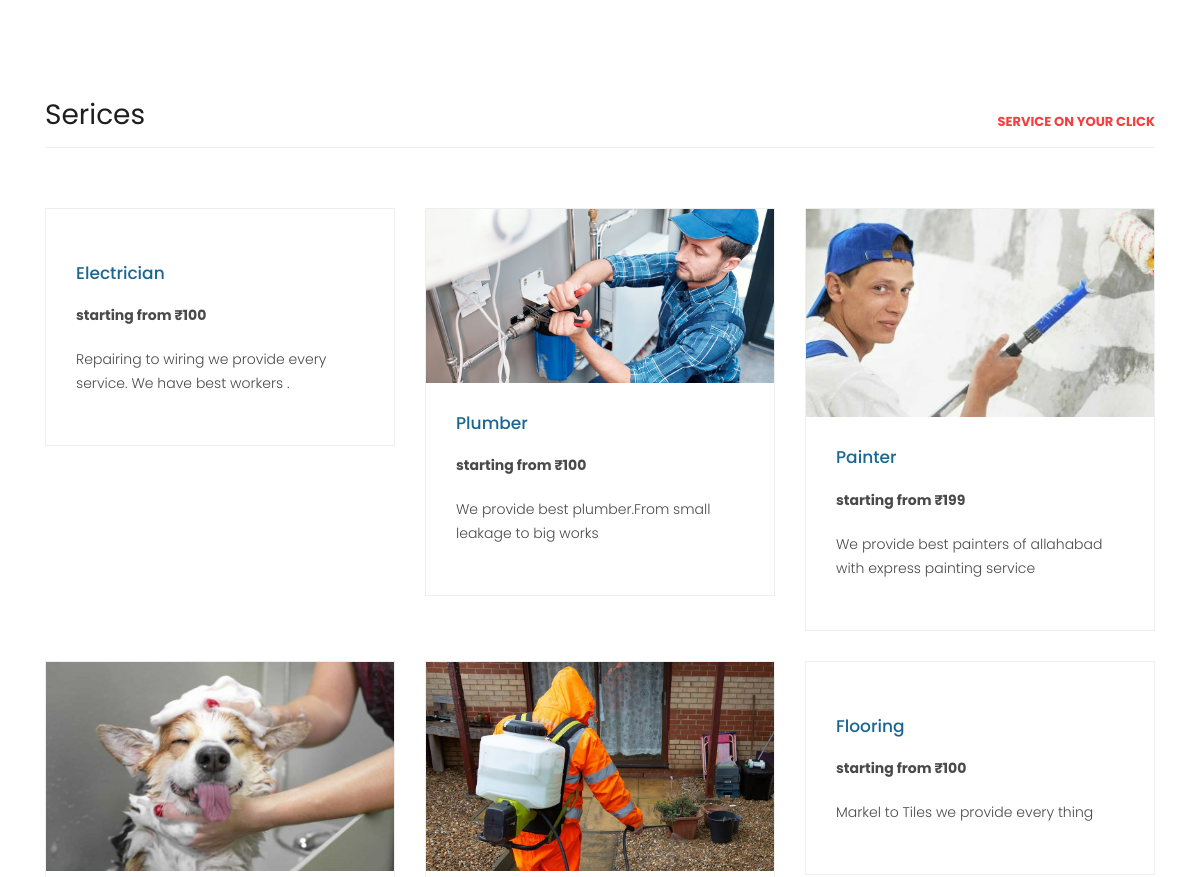
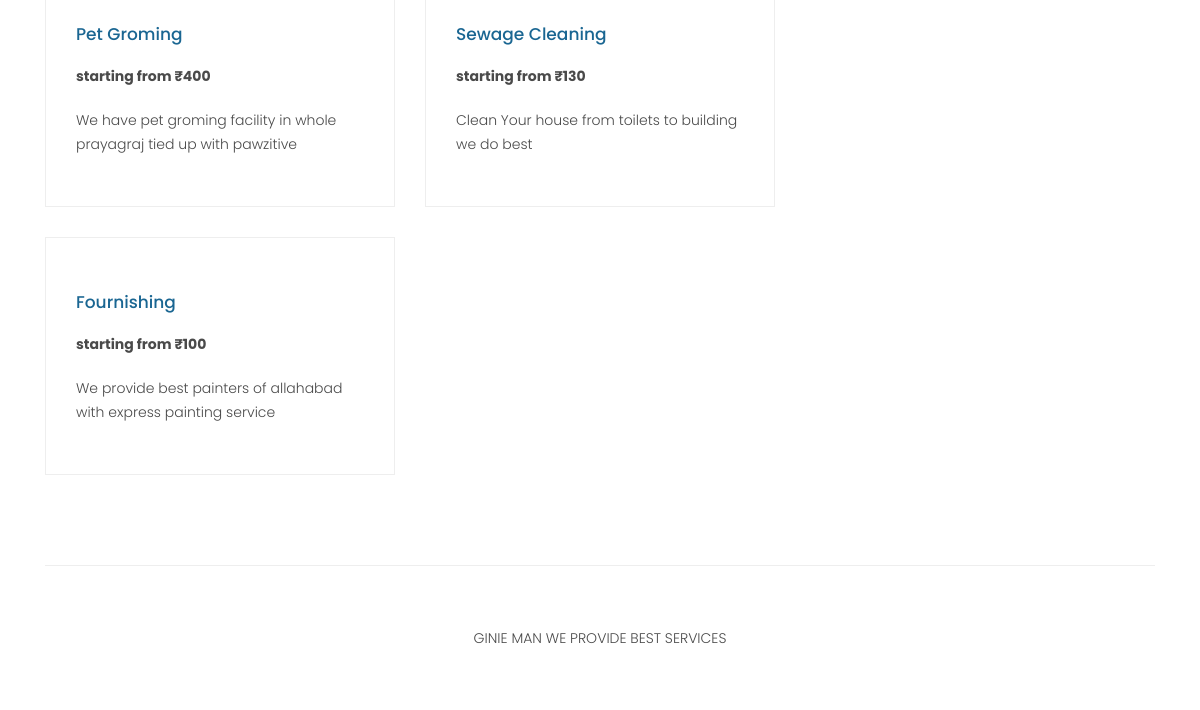
The app's page / (lower part), older data (2 pictures, top to bottom).
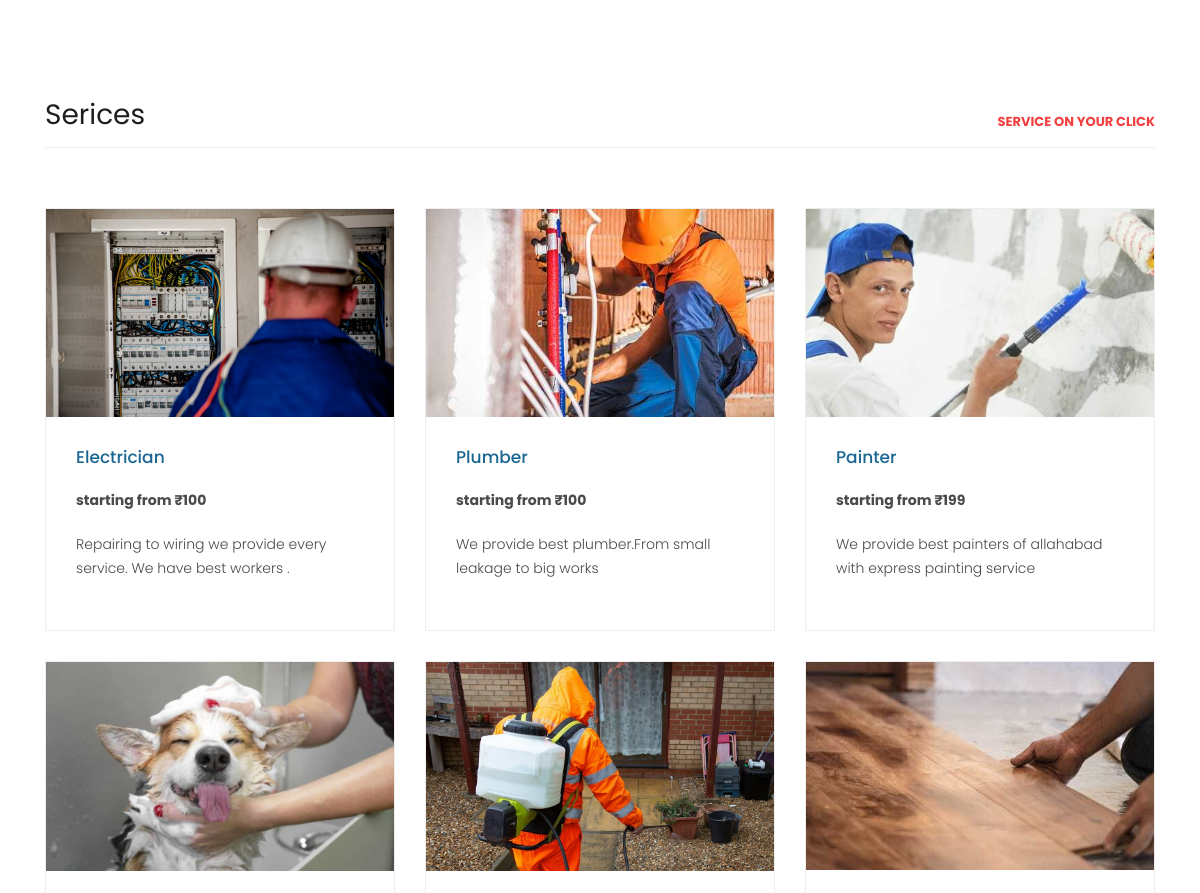
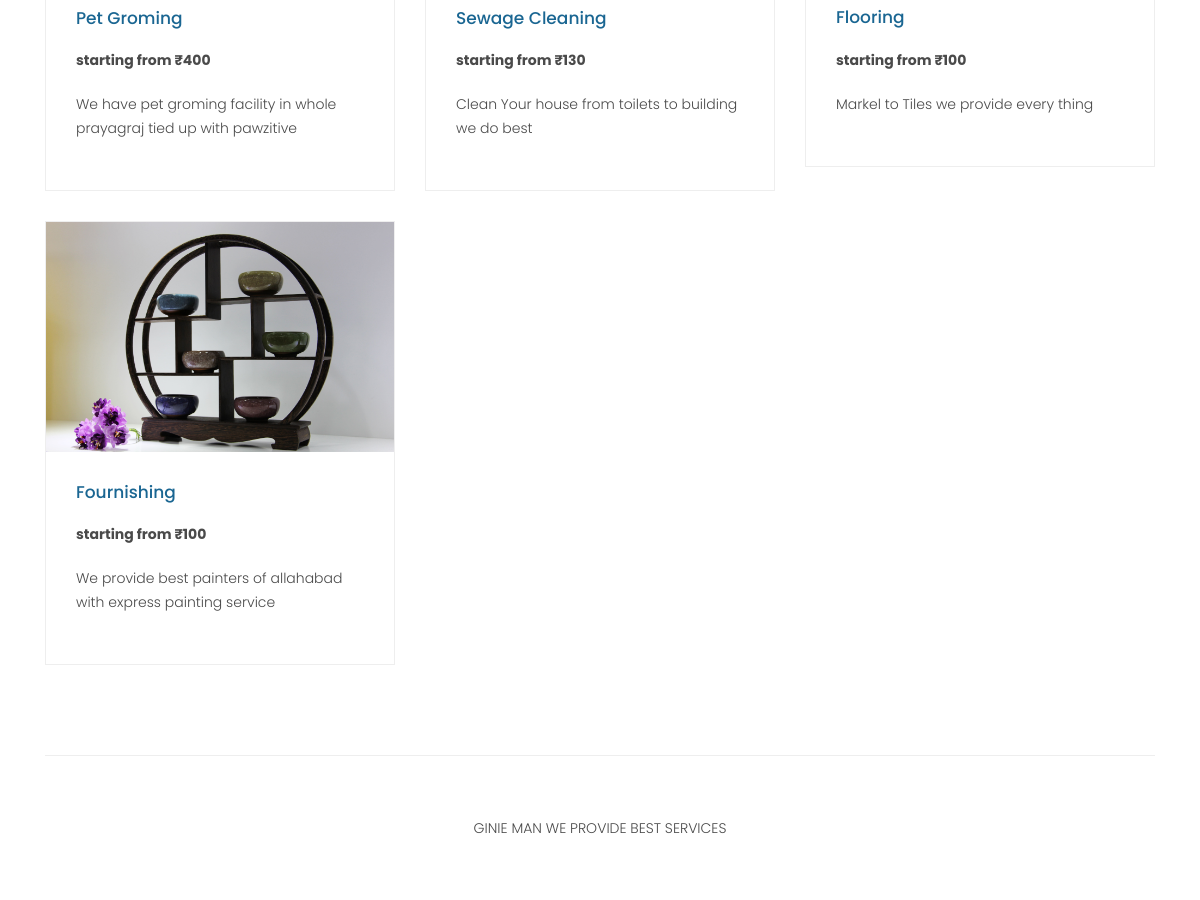
The same page, newer data (2 pictures, top to bottom).
### service/models.py (models this page shows, shortened)
class Service(models.Model):
    service_id= models.AutoField(primary_key=True)
    service_name = models.CharField(max_length=100)
    price = models.IntegerField(default=0)
    desc = models.CharField(max_length=1000)
    image = models.ImageField(upload_to='shop/images', default="")

### service/views.py (the view)
# urls.py: path("", views.index, name="Home"),
def index(request):
    data=Service.objects.all()
    service={
        "service":data
    }
    return render(request,'index.html',service)

### templates/index.html (shortened to what this page needs)
<!DOCTYPE html>
<html lang="en">
  <head>
    {% load static %}
    <link href="{% static 'vendor/bootstrap/css/bootstrap.min.css' %}" rel="stylesheet">
    <link rel="stylesheet" href="{% static 'css/fontawesome.css' %}">
    <link rel="stylesheet" href="{% static 'css/templatemo-sixteen.css' %}">
    <link rel="stylesheet" href="{% static 'css/owl.css' %}">
  </head>
  <body >
    <div class="latest-products">
      <div class="container">
        <div class="row">
          <div class="col-md-12">
            <div class="section-heading">
              <h2>Serices</h2>
              <a >service on your click </a>
            </div>
          </div>
          {% for serve in service %}
          <div class="col-md-4">
            <div class="product-item">
                <a href="booking/{{serve.service_id}}"><img src="media/{{serve.image}}" alt=""></a>
              <div class="down-content">
                <a href="booking/{{serve.service_id}}"><h4>{{serve.service_name}}</h4></a>
                <p><strong style="font-weight: bold"; >starting from ₹{{serve.price}}</strong></p>
                <p>{{serve.desc}}</p>
              </div>
            </div>
          </div>
          {% endfor %}
      </div>
    </div>
 <footer>
      <div class="container">
        <div class="row">
          <div class="col-md-12">
            <div class="inner-content">
              <p>Ginie Man We Provide best services
            </div>
          </div>
        </div>
      </div>
    </footer>
  </body>
</html>

Row changes from the older to the newer data that the page shows:
changed Service "Electrician": image: picture added
changed Service "Plumber": image: a different picture
changed Service "Flooring": image: picture added
changed Service "Fournishing": image: picture added
